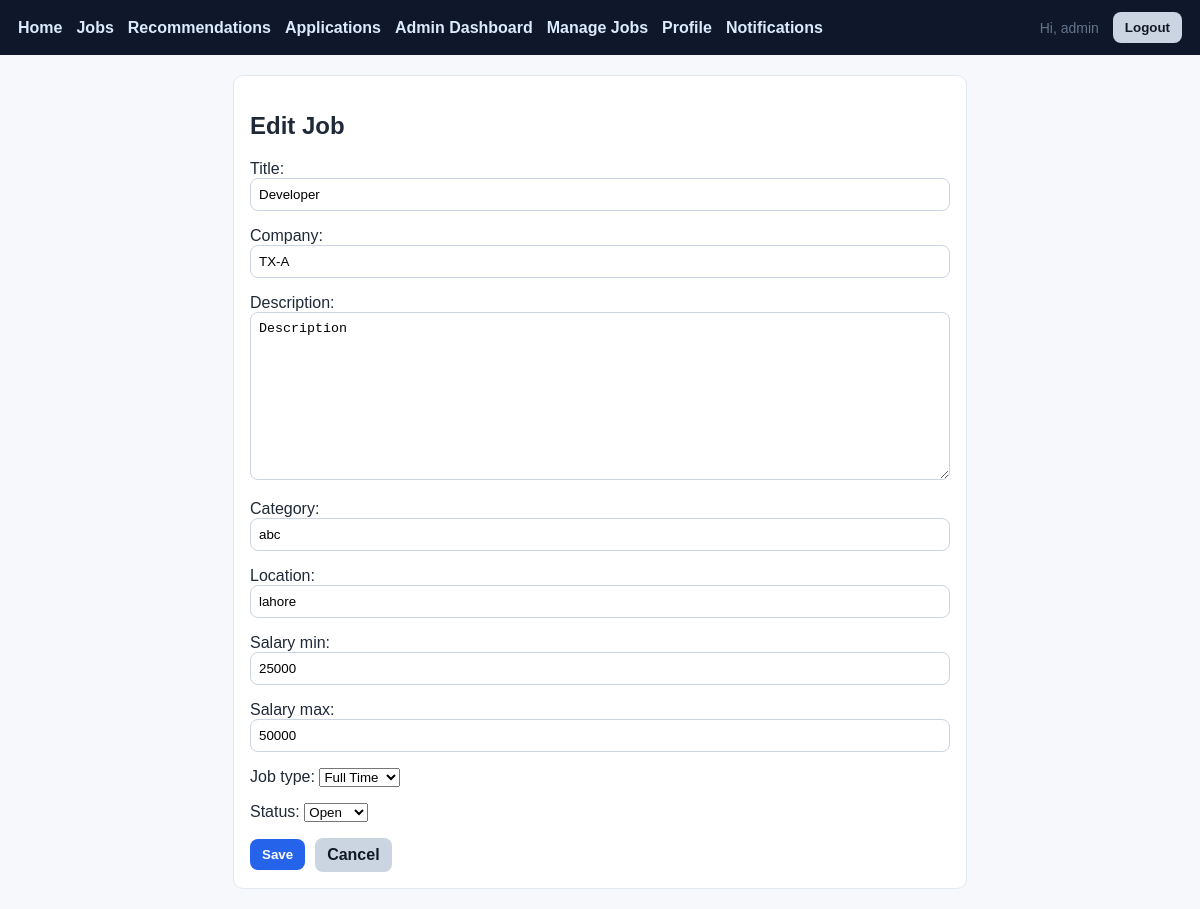
Page /panel/jobs/1/edit/ (signed in) on the committed database.
### jobs/models.py (models this page shows, shortened)
class Job(models.Model):
    JOB_TYPES = [
        ("full_time", "Full Time"),
        ("part_time", "Part Time"),
        ("internship", "Internship"),
        ("contract", "Contract"),
    ]
    STATUS_CHOICES = [
        ("open", "Open"),
        ("closed", "Closed"),
    ]
    title = models.CharField(max_length=200)
    company = models.CharField(max_length=200)
    description = models.TextField()
    category = models.CharField(max_length=120, blank=True)
    location = models.CharField(max_length=120, blank=True)
    salary_min = models.IntegerField(blank=True, null=True)
    salary_max = models.IntegerField(blank=True, null=True)
    job_type = models.CharField(max_length=20, choices=JOB_TYPES, default="full_time")
    status = models.CharField(max_length=20, choices=STATUS_CHOICES, default="open")
    created_at = models.DateTimeField(auto_now_add=True)
    class Meta:
        ordering = ["-created_at"]

### jobs/views.py (the view)
# urls.py: path("panel/jobs/<int:job_id>/edit/", views.admin_job_edit, name="admin-job-edit"),
@login_required
@user_passes_test(is_staff_user)
def admin_job_edit(request, job_id):
    job = get_object_or_404(Job, id=job_id)
    form = JobForm(request.POST or None, instance=job)
    if request.method == "POST" and form.is_valid():
        form.save()
        log_activity(request.user, "Updated job", f"Updated job {job.title}.")
        return redirect("jobs:admin-job-list")
    return render(request, "jobs/admin_job_form.html", {"form": form, "title": "Edit Job"})

### jobs/forms.py
class JobForm(forms.ModelForm):
    class Meta:
        model = Job
        fields = [
            "title",
            "company",
            "description",
            "category",
            "location",
            "salary_min",
            "salary_max",
            "job_type",
            "status",
        ]

### jobs/views.py (called while the page is built)
def is_staff_user(user):
    return user.is_authenticated and user.is_staff

### templates/jobs/admin_job_form.html (shortened to what this page needs)
{% extends "base.html" %}
{% block content %}
<div class="card" style="max-width:700px; margin:auto;">
    <h2>{{ title }}</h2>
    <form method="post">
        {{ form.as_p }}
        <div class="row">
            <button class="btn btn-primary" type="submit">Save</button>
            <a href="{% url 'jobs:admin-job-list' %}" class="btn btn-muted" style="text-decoration:none;">Cancel</a>
        </div>
    </form>
</div>
{% endblock %}

### templates/base.html (shortened to what this page needs)
<!DOCTYPE html>
<html lang="en">
<head>
</head>
<body>
    <div class="nav">
        <a href="{% url 'jobs:index' %}">Home</a>
        <a href="{% url 'jobs:job-list' %}">Jobs</a>
        <a href="{% url 'recomendations:recommendation-list' %}">Recommendations</a>
        <a href="{% url 'applications:application-list' %}">Applications</a>
        {% if request.user.is_authenticated and request.user.is_staff %}
            <a href="{% url 'accounts:admin-dashboard' %}">Admin Dashboard</a>
            <a href="{% url 'jobs:admin-job-list' %}">Manage Jobs</a>
        {% endif %}
        {% if request.user.is_authenticated %}
            <a href="{% url 'accounts:profile' %}">Profile</a>
            <a href="{% url 'accounts:notifications' %}">Notifications</a>
        {% endif %}
        {% if request.user.is_authenticated %}
            <span class="small">Hi, {{ request.user.username }}</span>
            <form method="post" action="{% url 'logout' %}">
                <button class="btn btn-muted" type="submit">Logout</button>
            </form>
        {% else %}
            <a href="{% url 'accounts:register' %}">Register</a>
            <a href="{% url 'login' %}">Login</a>
        {% endif %}
    </div>
    <div class="container">
        {% block content %}{% endblock %}
    </div>
</body>
</html>

### templates/base.html (style rules this page uses)
body { margin: 0; font-family: Arial, sans-serif; background: #f6f8fc; color: #1f2937; }
.nav { background: #0f172a; color: #fff; padding: 12px 18px; display: flex; gap: 14px; align-items: center; }
.nav a { color: #dbeafe; text-decoration: none; font-weight: 600; }
.container { max-width: 1000px; margin: 20px auto; padding: 0 12px; }
.card { background: #fff; border: 1px solid #e2e8f0; border-radius: 10px; padding: 16px; margin-bottom: 14px; }
.btn { border: 0; border-radius: 8px; padding: 8px 12px; cursor: pointer; font-weight: 600; }
.btn-primary { background: #2563eb; color: #fff; }
.btn-muted { background: #cbd5e1; color: #111827; }
.row { display: flex; gap: 10px; flex-wrap: wrap; align-items: center; }
input, textarea { width: 100%; padding: 8px; border: 1px solid #cbd5e1; border-radius: 8px; box-sizing: border-box; }
textarea { min-height: 80px; }
.small { color: #64748b; font-size: 14px; }

### rows in the picture
Job: title "Developer", company "TX-A", description "Description", category "abc", location "lahore", salary_min "25000", salary_max "50000", job_type "Full Time", status "Open"

### other values in the picture
{{ request.user.username }} "admin"
{{ title }} "Edit Job"
